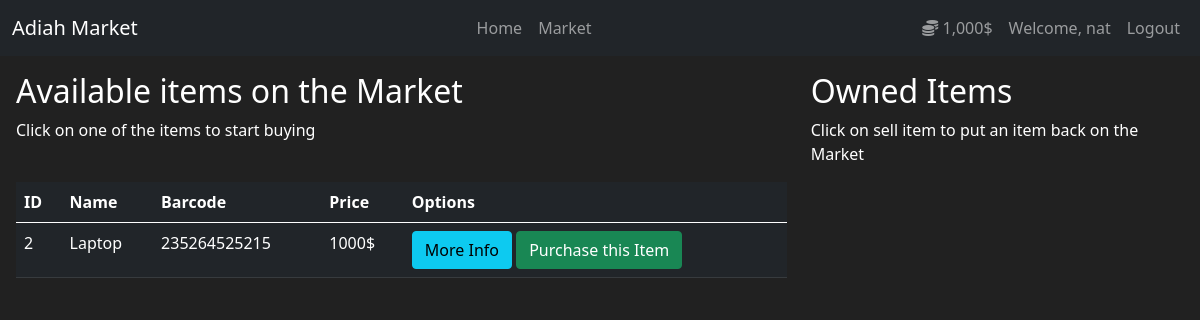
The app's page /market (signed in) with its own data.
### market/models.py (models this page shows, shortened)
class User(db.Model, UserMixin):
	id = db.Column(db.Integer(), primary_key=True)
	username = db.Column(db.String(30), nullable=False, unique=True)
	email_address = db.Column(db.String(50), nullable=False, unique=True)
	password_hash = db.Column(db.String(60), nullable=False)
	budget = db.Column(db.Integer, nullable=False, default=1000)
	items = db.relationship('Item', backref='owned_user', lazy=True)
	@property
	def prettier_budget(self):
		if len(str(self.budget)) >= 4:
			return f'{str(self.budget)[:-3]},{str(self.budget)[-3:]}$'
		else:
			return f"{self.budget}$"
	@property
	def password(self):
		return self.password

class Item(db.Model):
	id = db.Column(db.Integer, primary_key=True)
	name = db.Column(db.String(30), nullable=False, unique=True)
	price = db.Column(db.Integer, nullable=False)
	barcode = db.Column(db.String(12), nullable=False, unique=True)
	description = db.Column(db.String(1024), nullable=False, unique=True)
	owner = db.Column(db.Integer, db.ForeignKey('user.id'))

### market/routes.py (the view)
@app.route('/market', methods=['GET', 'POST'])
@login_required
def market_page():
	purchase_form = PurchaseItemForm()
	seling_form = SellItemForm()
	"""if purchase_form.validate_on_submit():
		#print(purchase_form['purchased_item'])
		print(request.form.get('purchased_item'))
	"""
	if request.method == 'POST':
		purchased_item = request.form.get('purchased_item')
		p_item_object = Item.query.filter_by(name=purchased_item).first()
		if p_item_object:
			if current_user.can_purchase(p_item_object):
				"""p_item_object.owner = current_user.id
				current_user.budget -= p_item_object.price
				db.session.commit()
				"""
				p_item_object.buy(current_user)
				flash(f"Congratulations! You purchased {p_item_object.name} for ${p_item_object.price}", category='success')
			else:
				flash(f"Unfortunately, you don't have enough money to purchase {p_item_object.name}", category='danger')
		sold_item = request.form.get('sold_item')
		s_item_object = Item.query.filter_by(name=sold_item).first()
		if s_item_object:
			if current_user.can_sell(s_item_object):
				s_item_object.sell(current_user)
				flash(f"Congratulations! You sold {s_item_object.name} back to market at ${s_item_object.price}", category='success')
			else:
				flash(f"Something went wrong with selling {s_item_object.name}", category='danger')
		return redirect(url_for('market_page'))
	else:
		items = Item.query.filter_by(owner=None)
		owned_items = Item.query.filter_by(owner=current_user.id)
		return render_template('market.html', items=items, purchase_form=purchase_form, owned_items=owned_items, selling_form=seling_form)

### market/models.py (called while the page is built)
@login_manager.user_loader
def load_user(user_id):
    return User.query.get(int(user_id))

### market/templates/market.html (shortened to what this page needs)
{% extends 'base.html' %}
{% block main %}
<div class="container-fluid px-3 pt-3">
<div class="row">
	<div class="col-8">
		<h2>Available items on the Market</h2>
		<p>Click on one of the items to start buying</p>
		<br>
		<table class="table table-hover table-dark">
			<thead>
				<tr>
					<th scope="col">ID</th>
					<th scope="col">Name</th>
					<th scope="col">Barcode</th>
					<th scope="col">Price</th>
					<th scope="col">Options</th>
				</tr>
			</thead>
			<tbody>
				{% for item in items %}
					<tr>
						<td>{{ item.id }}</td>
						<td>{{ item.name }}</td>
						<td>{{ item.barcode }}</td>
						<td>{{ item.price }}$</td>
						<td>
							<button class="btn btn-outline btn-info" data-bs-toggle="modal" data-bs-target="#Modal-MoreInfo-{{ item.id }}">More Info</button>
							<button class="btn btn-outline btn-success" data-bs-toggle="modal" data-bs-target="#Modal-PurchaseConfirm-{{ item.id }}">Purchase this Item</button>
						</td>
					</tr>
				{% endfor %}
			</tbody>
		</table>
	</div>
	<div class="col-4">
		<h2>Owned Items</h2>
		<p>Click on sell item to put an item back on the Market</p>
	</div>
</div>
</div>
{% endblock %}

### market/templates/base.html (shortened to what this page needs)
<!DOCTYPE html>
<html lang="en">
    <head>
        <link
         href="https://cdn.jsdelivr.net/npm/bootstrap@5.0.1/dist/css/bootstrap.min.css"
         rel="stylesheet"
>
        <link
        rel="stylesheet"
        href="https://use.fontawesome.com/releases/v5.15.3/css/all.css"
>
        <link href="{{ url_for('static',filename='styles.css') }}" rel="stylesheet">
    </head>
    <body>
        <header>
            <nav class="navbar navbar-expand-md navbar-dark bg-dark">
                <div class="container-fluid">
                    <a class="navbar-brand" href="#">Adiah Market</a>
                    <div class="navbar-nav">
                        <a class="nav-link" href="{{ url_for('home_page') }}">Home</a>
                        <a class="nav-link" href="{{ url_for('market_page') }}">Market</a>
                    </div>
                    {% if current_user.is_authenticated %}
                    <div class="navbar-nav ml-auto">
                        <a class="nav-link" href="#">
                            <i class="fas fa-coins"></i>
                            {{ current_user.prettier_budget }}
                        </a>
                        <a class="nav-link" href="#">Welcome, {{ current_user.username }}</a>
                        <a class="nav-link" href="{{ url_for('logout_page') }}">Logout</a>
                    </div>
                    {% else %}
                    <div class="navbar-nav ml-auto">
                        <a class="nav-link" href="{{ url_for('login_page') }}">Login</a>
                        <a class="nav-link" href="{{ url_for('register_page') }}">Register</a>
                    </div>
                    {% endif %}
                </div>
            </nav>
        </header>
        <main>
            {% block main %}{% endblock %}
        </main>
    </body>
</html>

### market/static/styles.css (style rules this page uses)
body { background-color: #212121; color: white; }

### records on screen
User: prettier_budget "1,000$", username "nat"
Item: id "2", name "Laptop", barcode "235264525215", price "1000"
